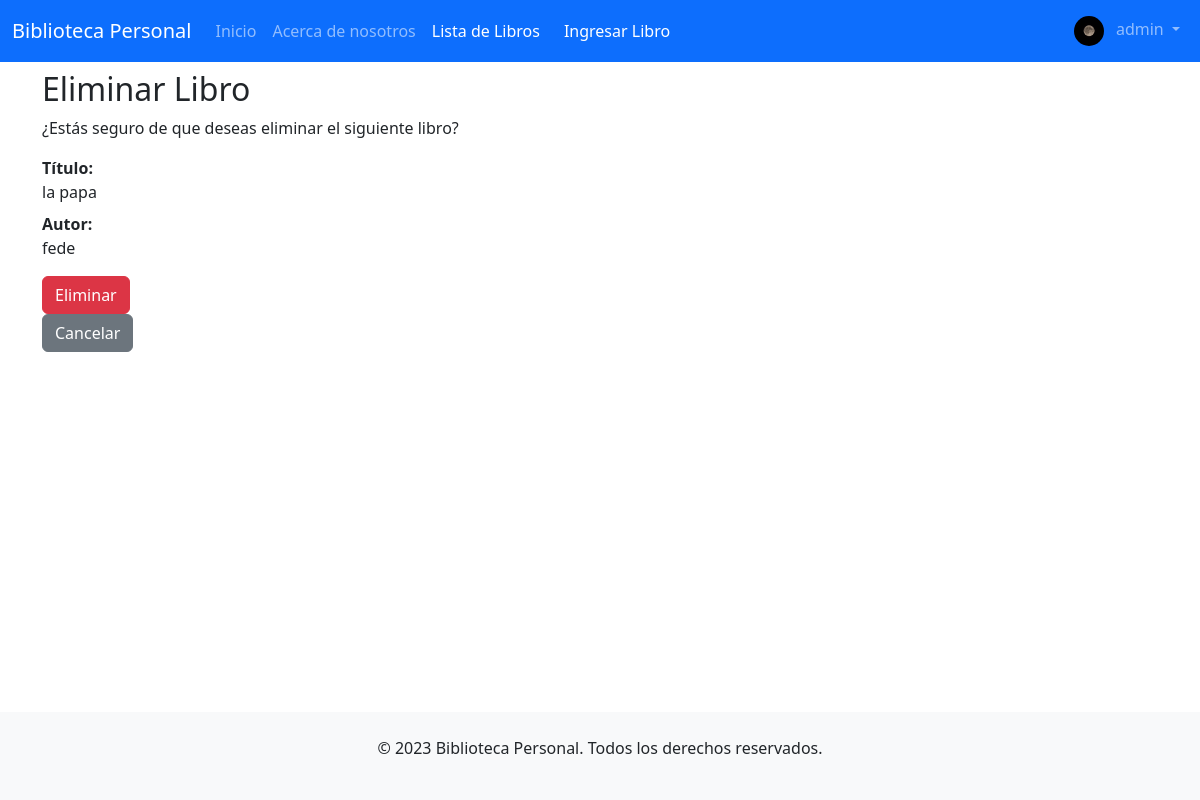
Page /libros/libros/eliminar/30/ (signed in) on the earlier database version.
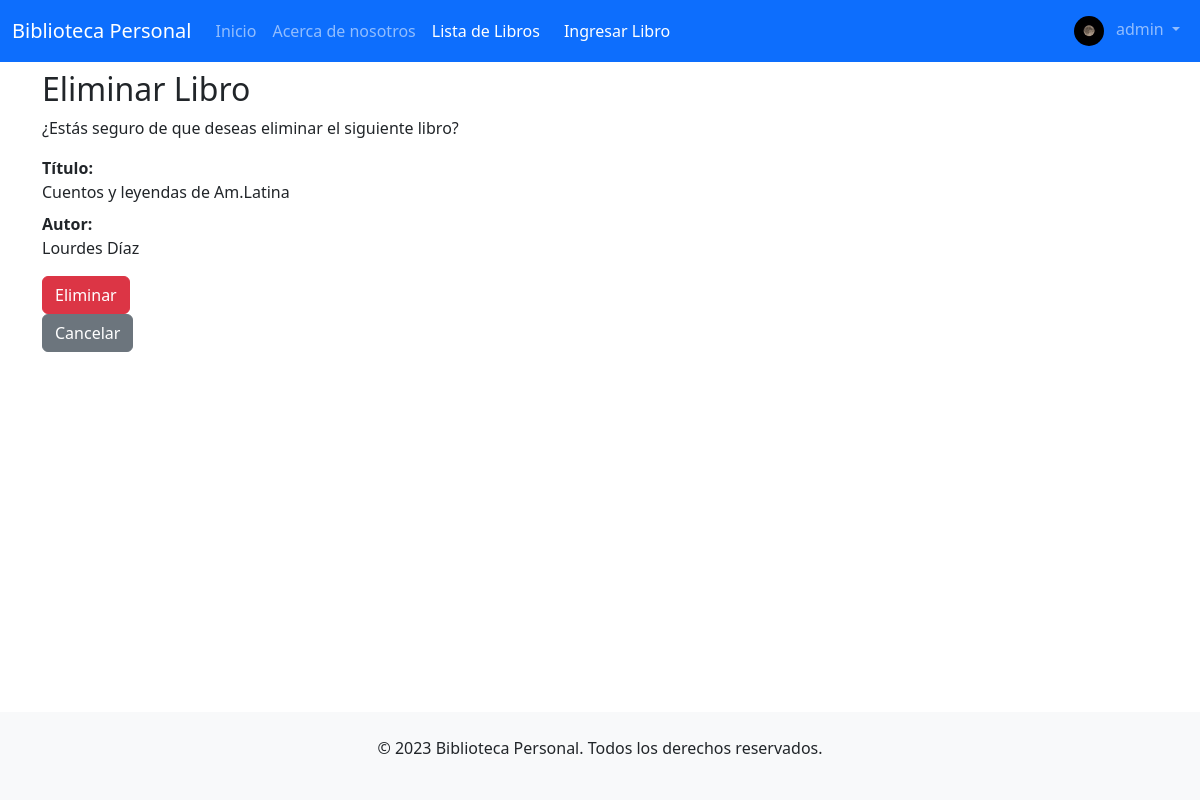
Same page on the later database version.
### libros/models.py (models this page shows, shortened)
class Libro(models.Model):
    titulo = models.CharField(max_length=255)
    autor = models.CharField(max_length=100)
    genero = models.CharField(max_length=50)
    descripcion = RichTextField(blank=True, null=True)
    imagen = models.ImageField(upload_to='libros/', blank=True, null=True)
    usuario = models.ForeignKey(User, on_delete=models.CASCADE, related_name='libros', null=True)
    ano_publicacion = models.IntegerField('Año de Publicación', blank=True, null=True)

### libros/views.py (the view)
# urls.py: path('libros/eliminar/<int:libro_id>/', views.eliminar_libro, name='eliminar_libro'),
def eliminar_libro(request, libro_id):
    libro = get_object_or_404(Libro, id=libro_id)
    if request.method == 'POST':
        libro.delete()
        return redirect('lista_libros')
    return render(request, 'libros/eliminar_libro.html', {'libro': libro})

### libros/templates/libros/eliminar_libro.html (shortened to what this page needs)
{% extends 'inicio/homepage.html' %} {% block content %}
<h2>Eliminar Libro</h2>
<p>¿Estás seguro de que deseas eliminar el siguiente libro?</p>
<dl>
  <dt>Título:</dt>
  <dd>{{ libro.titulo }}</dd>
  <dt>Autor:</dt>
  <dd>{{ libro.autor }}</dd>
</dl>
<form method="post">
  <button type="submit" class="btn btn-danger">Eliminar</button>
</form>
<a href="{% url 'lista_libros' %}" class="btn btn-secondary">Cancelar</a>
{% endblock %}

Differences in the rows shown:
changed Libro: titulo "la papa" → "Cuentos y leyendas de Am.Latina"; autor "fede" → "Lourdes Díaz"
